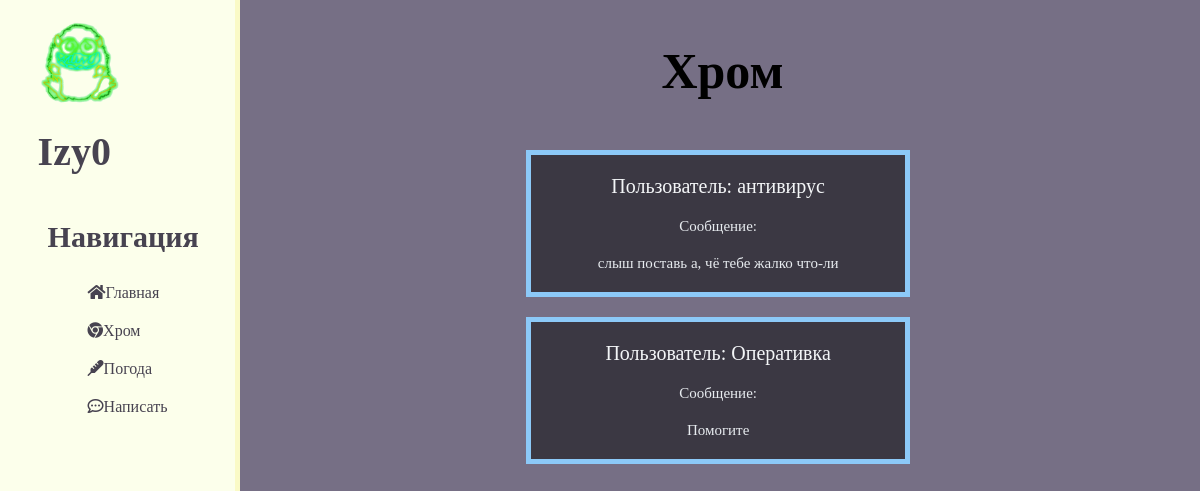
The app's page /chromeroom with its own data.
### main/models.py (models this page shows, shortened)
class Users(models.Model):
    name = models.CharField('Имя',max_length=50,default='anonimus')
    message = models.TextField('Сообщение',max_length=1000)
    room = models.CharField('Комната',max_length=1,default='0')
    class Meta:
        verbose_name = 'Сообщение'
        verbose_name_plural = 'Сообщения'

### main/views.py (the view)
# urls.py: path('chromeroom',views.chrome,name='chrome'),
def chrome(request):
    message = Users.objects.order_by('-id')
    return render(request, 'main/chromeroom.html', {'message':message})

### main/templates/main/chromeroom.html (shortened to what this page needs)
{% extends 'main/layout.html' %}
{%block content%}
  <h1>Хром</h1>
  <div class="features">
    {%for i in message%}
      {% if i.room == '1' %}
        <div class="message-array">
            <p class="name">Пользователь: {{ i.name}}</p>
            <p>Сообщение:
              <p>{{ i.message }}</p>
          </div>
      {%endif%}
    {%endfor%}
{% endblock %}

### main/static/main/css/main.css (style rules this page uses)
body { background: #766F85; }
main div .message-array { width:40%; margin: 20px 29%; background: #3B3843; border: 5px solid #8CC9F8; margin-bottom: 10px; }
main h1 { font-size: 50px; margin-bottom: 50px; }
main div .name { font-size: 20px; margin-bottom: 20px; color:#F3F5F7; }
main div p { font-size: 15px; margin-bottom: 20px; color:#E7EBEF; }

### records on screen
Users: name "антивирус", message "слыш поставь а, чё тебе жалко что-ли"
Users: name "Оперативка", message "Помогите"
